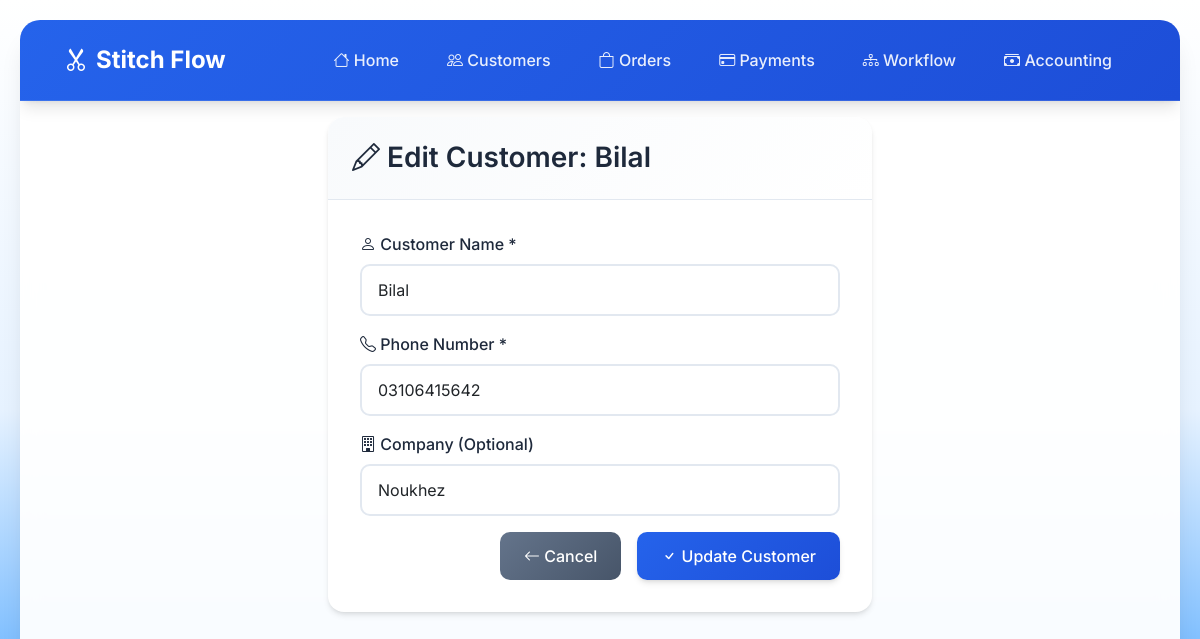
The page /customers/3/edit/ on the database its author committed.
### customers/models.py (models this page shows, shortened)
class Customer(models.Model):
    name = models.CharField(max_length=200)
    phone_number = models.CharField(max_length=20)
    company = models.CharField(max_length=200, blank=True, null=True)
    created_at = models.DateTimeField(auto_now_add=True)
    updated_at = models.DateTimeField(auto_now=True)
    class Meta:
        ordering = ['-created_at']

### customers/views.py (the view)
# urls.py: path('<int:pk>/edit/', views.customer_edit, name='customer_edit'),
def customer_edit(request, pk):
    customer = get_object_or_404(Customer, pk=pk)
    if request.method == 'POST':
        form = CustomerForm(request.POST, instance=customer)
        if form.is_valid():
            form.save()
            messages.success(request, f'Customer "{customer.name}" updated successfully!')
            return redirect('customer_detail', pk=customer.pk)
    else:
        form = CustomerForm(instance=customer)
    return render(request, 'customers/edit.html', {'form': form, 'customer': customer})

### customers/forms.py
class CustomerForm(forms.ModelForm):
    class Meta:
        model = Customer
        fields = ['name', 'phone_number', 'company']
        widgets = {
            'name': forms.TextInput(attrs={'class': 'form-control', 'placeholder': 'Enter customer name'}),
            'phone_number': forms.TextInput(attrs={'class': 'form-control', 'placeholder': 'Enter phone number'}),
            'company': forms.TextInput(attrs={'class': 'form-control', 'placeholder': 'Enter company name (optional)'}),
        }

### customers/templates/customers/edit.html (shortened to what this page needs)
{% extends 'base.html' %}
{% block content %}
<div class="col-12">
    <div class="main-content">
        <div class="row justify-content-center">
            <div class="col-md-8 col-lg-6">
                <div class="card">
                    <div class="card-header">
                        <h3 class="card-title mb-0">
                            <i class="bi bi-pencil"></i> Edit Customer: {{ customer.name }}
                        </h3>
                    </div>
                    <div class="card-body">
                        <form method="post">
                            <div class="mb-3">
                                <label for="{{ form.name.id_for_label }}" class="form-label">
                                    <i class="bi bi-person"></i> Customer Name *
                                </label>
                                {{ form.name }}
                            </div>
                            <div class="mb-3">
                                <label for="{{ form.phone_number.id_for_label }}" class="form-label">
                                    <i class="bi bi-telephone"></i> Phone Number *
                                </label>
                                {{ form.phone_number }}
                            </div>
                            <div class="mb-3">
                                <label for="{{ form.company.id_for_label }}" class="form-label">
                                    <i class="bi bi-building"></i> Company (Optional)
                                </label>
                                {{ form.company }}
                            </div>
                            <div class="d-grid gap-2 d-md-flex justify-content-md-end">
                                <a href="{% url 'customer_detail' customer.pk %}" class="btn btn-secondary me-md-2">
                                    <i class="bi bi-arrow-left"></i> Cancel
                                </a>
                                <button type="submit" class="btn btn-primary">
                                    <i class="bi bi-check"></i> Update Customer
                                </button>
                            </div>
                        </form>
                    </div>
                </div>
            </div>
        </div>
    </div>
</div>
{% endblock %}

### templates/base.html (style rules this page uses)
:root { --primary-color: #2563eb; --primary-dark: #1d4ed8; --secondary-color: #64748b; --success-color: #059669; --warning-color: #d97706; --danger-color: #dc2626; --info-color: #0891b2; --light-bg: #f8fafc; --dark-bg: #1e293b; --border-color: #e2e8f0; --shadow-sm: 0 1px 2px 0 rgb(0 0 0 / 0.05); --shadow-md: 0 4px 6px -1px rgb(0 0 0 / 0.1), 0 2px 4px -2px rgb(0 0 0 / 0.1); --shadow-lg: 0 10px 15px -3px rgb(0 0 0 / 0.1), 0 4px 6px -4px rgb(0 0 0 / 0.1); --shadow-xl: 0 20px 25px -5px rgb(0 0 0 / 0.1), 0 8px 10px -6px rgb(0 0 0 / 0.1); }
* { margin: 0; padding: 0; box-sizing: border-box; }
body { font-family: 'Inter', sans-serif; background: linear-gradient(to bottom, #ffffff, #e6f2ff, #3399ff); min-height: 100vh; color: #334155; }
.card { border: none; border-radius: 16px; box-shadow: var(--shadow-md); transition: all 0.3s ease; background: white; overflow: hidden; }
.card-header { background: linear-gradient(135deg, var(--light-bg) 0%, #ffffff 100%); border-bottom: 1px solid var(--border-color); padding: 1.5rem; border-radius: 16px 16px 0 0 !important; }
.card-title { font-weight: 600; color: var(--dark-bg); margin: 0; }
.card-body { padding: 2rem; }
.btn { border-radius: 10px; font-weight: 500; padding: 0.75rem 1.5rem; transition: all 0.3s ease; border: none; position: relative; overflow: hidden; }
.btn::before { content: ''; position: absolute; top: 0; left: -100%; width: 100%; height: 100%; background: linear-gradient(90deg, transparent, rgba(255, 255, 255, 0.2), transparent); transition: left 0.5s; }
.btn-primary { background: linear-gradient(135deg, var(--primary-color) 0%, var(--primary-dark) 100%); box-shadow: var(--shadow-md); }
.btn-secondary { background: linear-gradient(135deg, var(--secondary-color) 0%, #475569 100%); }
.form-control { border: 2px solid var(--border-color); border-radius: 10px; padding: 0.75rem 1rem; transition: all 0.3s ease; background: white; }
.form-label { font-weight: 500; color: var(--dark-bg); margin-bottom: 0.5rem; }

### rows shown on the page
Customer: name "Bilal", phone_number "03106415642", company "Noukhez"
